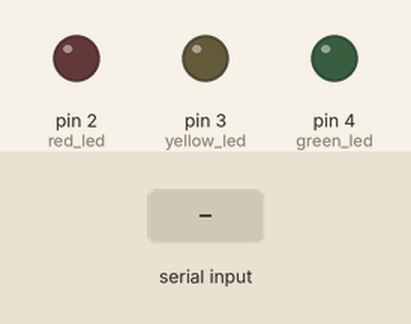
The sketch below on a simulated Arduino Uno, built with avr-gcc and run on an emulated ATmega328P. On the bench: output pins drawn as LEDs (lit = HIGH). Inputs (shaded band) come from the test bench.

Above: at 1.2 s.
1.3 s: "green\n" received over Serial
At 2.7 s:
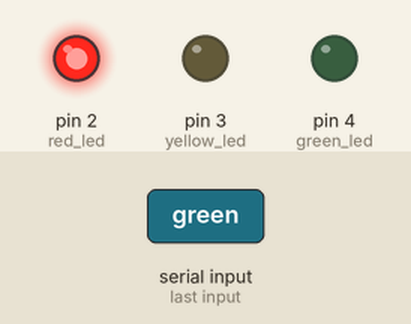
3.5 s: "yellow\n" received over Serial
At 5.3 s:
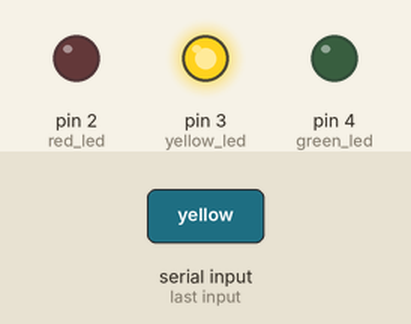
5.6 s: "red\n" received over Serial
At 7.1 s:
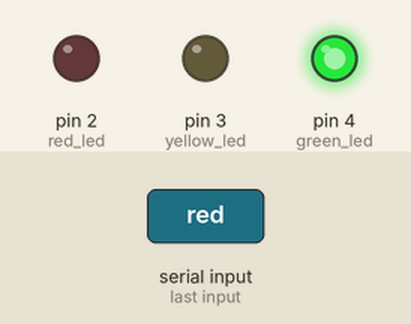
Timing chart, 0 to 8.6 s (numbered marks = the images above; inputs shaded):
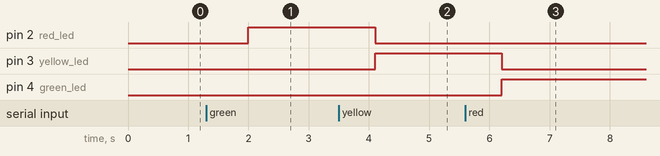

The sketch:

Task_6_-_arduino2.ino
```cpp
int red_led = 2;
int yellow_led = 3;
int green_led = 4;

String masterSignal = ""; // Stores the received signal

void setup() {
  pinMode(red_led, OUTPUT);
  pinMode(yellow_led, OUTPUT);
  pinMode(green_led, OUTPUT);

  Serial.begin(9600);
}

void loop() {
  if (Serial.available() > 0) {
    masterSignal = Serial.readStringUntil('\n');
    masterSignal.trim(); // Remove any extra whitespace
  }

  if (masterSignal == "green") {
    setTrafficLight(red_led);
    delay(50);
  } else if (masterSignal == "yellow") {
    setTrafficLight(yellow_led);
  } else if (masterSignal == "red") {
    delay(100);
    setTrafficLight(green_led);
  } else if (masterSignal == "pedestrian") {
    setTrafficLight(green_led);
  }

  // Accelerate the green-to-yellow transition
  if (masterSignal == "yellow" && digitalRead(green_led) == HIGH) {
    delay(100);
  }

  delay(1000);

}

void setTrafficLight(int light) {
  digitalWrite(red_led, light == red_led ? HIGH : LOW);
  digitalWrite(yellow_led, light == yellow_led ? HIGH : LOW);
  digitalWrite(green_led, light == green_led ? HIGH : LOW);
}
```

Measured:
- after the input at 1.3 s, pin 2 (red_led): LOW → HIGH after 0.70 s
- after the input at 3.5 s, pin 2 (red_led): HIGH → LOW after 0.60 s; pin 3 (yellow_led): LOW → HIGH after 0.60 s
- after the input at 5.6 s, pin 3 (yellow_led): HIGH → LOW after 0.60 s; pin 4 (green_led): LOW → HIGH after 0.60 s
